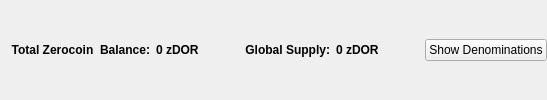
                       <widget class="QFrame" name="balanceSupplyFrame">
                        <layout class="QHBoxLayout" name="horizontalLayout_2" stretch="0,0,0,1,0">
                         <property name="rightMargin">
                          <number>0</number>
                         </property>
                         <item>
                          <layout class="QHBoxLayout" name="horizontalLayout_34">
                           <item>
                            <widget class="QLabel" name="labelzAvailableText_3">
                             <property name="font">
                              <font>
                               <weight>75</weight>
                               <bold>true</bold>
                              </font>
                             </property>
                             <property name="toolTip">
                              <string>Total Balance including unconfirmed and immature zDOR</string>
                             </property>
                             <property name="text">
                              <string>Total Zerocoin  Balance:</string>
                             </property>
                             <property name="alignment">
                              <set>Qt::AlignRight|Qt::AlignTrailing|Qt::AlignVCenter</set>
                             </property>
                            </widget>
                           </item>
                           <item>
                            <widget class="QLabel" name="labelzAvailableAmount_4">
                             <property name="minimumSize">
                              <size>
                               <width>40</width>
                               <height>0</height>
                              </size>
                             </property>
                             <property name="font">
                              <font>
                               <weight>75</weight>
                               <bold>true</bold>
                              </font>
                             </property>
                             <property name="toolTip">
                              <string>Total Balance including unconfirmed and immature zDOR</string>
                             </property>
                             <property name="text">
                              <string>0 zDOR</string>
                             </property>
                             <property name="alignment">
                              <set>Qt::AlignLeading|Qt::AlignLeft|Qt::AlignVCenter</set>
                             </property>
                            </widget>
                           </item>
                          </layout>
                         </item>
                         <item>
                          <spacer name="horizontalSpacer_32">
                           <property name="orientation">
                            <enum>Qt::Horizontal</enum>
                           </property>
                           <property name="sizeHint" stdset="0">
                            <size>
                             <width>40</width>
                             <height>20</height>
                            </size>
                           </property>
                          </spacer>
                         </item>
                         <item>
                          <layout class="QHBoxLayout" name="horizontalLayout_35">
                           <item>
                            <widget class="QLabel" name="labelZsupplyText_2">
                             <property name="font">
                              <font>
                               <weight>75</weight>
                               <bold>true</bold>
                              </font>
                             </property>
                             <property name="text">
                              <string>Global Supply:</string>
                             </property>
                             <property name="alignment">
                              <set>Qt::AlignRight|Qt::AlignTrailing|Qt::AlignVCenter</set>
                             </property>
                            </widget>
                           </item>
                           <item>
                            <widget class="QLabel" name="labelZsupplyAmount_2">
                             <property name="font">
                              <font>
                               <weight>75</weight>
                               <bold>true</bold>
                              </font>
                             </property>
                             <property name="text">
                              <string>0 zDOR</string>
                             </property>
                            </widget>
                           </item>
                          </layout>
                         </item>
                         <item>
                          <spacer name="horizontalSpacer_31">
                           <property name="orientation">
                            <enum>Qt::Horizontal</enum>
                           </property>
                           <property name="sizeHint" stdset="0">
                            <size>
                             <width>40</width>
                             <height>20</height>
                            </size>
                           </property>
                          </spacer>
                         </item>
                         <item>
                          <widget class="QPushButton" name="pushButtonShowDenoms">
                           <property name="toolTip">
                            <string>Show zDOR denominations list</string>
                           </property>
                           <property name="text">
                            <string>Show Denominations</string>
                           </property>
                          </widget>
                         </item>
                        </layout>
                       </widget>
